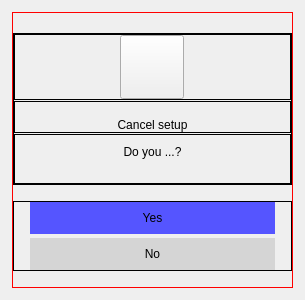
<?xml version="1.0" encoding="UTF-8"?>
<ui version="4.0">
 <class>ConfirmDlgMac</class>
 <widget class="QDialog" name="ConfirmDlgMac">
  <property name="geometry">
   <rect>
    <x>0</x>
    <y>0</y>
    <width>305</width>
    <height>300</height>
   </rect>
  </property>
  <property name="minimumSize">
   <size>
    <width>305</width>
    <height>300</height>
   </size>
  </property>
  <property name="maximumSize">
   <size>
    <width>500</width>
    <height>16777215</height>
   </size>
  </property>
  <property name="focusPolicy">
   <enum>Qt::FocusPolicy::NoFocus</enum>
  </property>
  <property name="windowTitle">
   <string/>
  </property>
  <layout class="QVBoxLayout" name="verticalLayout_2">
   <property name="leftMargin">
    <number>12</number>
   </property>
   <property name="topMargin">
    <number>12</number>
   </property>
   <property name="rightMargin">
    <number>12</number>
   </property>
   <property name="bottomMargin">
    <number>12</number>
   </property>
   <item>
    <widget class="QFrame" name="frame">
     <property name="minimumSize">
      <size>
       <width>281</width>
       <height>0</height>
      </size>
     </property>
     <property name="styleSheet">
      <string notr="true">#frame {color: #FF0000;}</string>
     </property>
     <property name="frameShape">
      <enum>QFrame::Shape::Box</enum>
     </property>
     <property name="frameShadow">
      <enum>QFrame::Shadow::Plain</enum>
     </property>
     <layout class="QVBoxLayout" name="verticalLayout">
      <property name="spacing">
       <number>16</number>
      </property>
      <property name="leftMargin">
       <number>0</number>
      </property>
      <property name="topMargin">
       <number>20</number>
      </property>
      <property name="rightMargin">
       <number>0</number>
      </property>
      <property name="bottomMargin">
       <number>16</number>
      </property>
      <item>
       <widget class="QFrame" name="frameContent">
        <property name="frameShape">
         <enum>QFrame::Shape::Box</enum>
        </property>
        <property name="frameShadow">
         <enum>QFrame::Shadow::Plain</enum>
        </property>
        <property name="class" stdset="0">
         <string notr="true">helper_frame</string>
        </property>
        <layout class="QVBoxLayout" name="verticalLayout_3">
         <property name="spacing">
          <number>1</number>
         </property>
         <property name="leftMargin">
          <number>0</number>
         </property>
         <property name="topMargin">
          <number>0</number>
         </property>
         <property name="rightMargin">
          <number>0</number>
         </property>
         <property name="bottomMargin">
          <number>0</number>
         </property>
         <item>
          <widget class="QFrame" name="frameIcon">
           <property name="sizePolicy">
            <sizepolicy hsizetype="Preferred" vsizetype="Fixed">
             <horstretch>0</horstretch>
             <verstretch>0</verstretch>
            </sizepolicy>
           </property>
           <property name="minimumSize">
            <size>
             <width>0</width>
             <height>64</height>
            </size>
           </property>
           <property name="frameShape">
            <enum>QFrame::Shape::Box</enum>
           </property>
           <property name="frameShadow">
            <enum>QFrame::Shadow::Plain</enum>
           </property>
           <property name="class" stdset="0">
            <string notr="true">helper_frame</string>
           </property>
           <layout class="QGridLayout" name="gridLayout">
            <property name="leftMargin">
             <number>0</number>
            </property>
            <property name="topMargin">
             <number>0</number>
            </property>
            <property name="rightMargin">
             <number>0</number>
            </property>
            <property name="bottomMargin">
             <number>0</number>
            </property>
            <item row="0" column="0">
             <widget class="QToolButton" name="btnIcon">
              <property name="minimumSize">
               <size>
                <width>64</width>
                <height>64</height>
               </size>
              </property>
              <property name="maximumSize">
               <size>
                <width>64</width>
                <height>64</height>
               </size>
              </property>
              <property name="focusPolicy">
               <enum>Qt::FocusPolicy::NoFocus</enum>
              </property>
              <property name="text">
               <string/>
              </property>
              <property name="iconSize">
               <size>
                <width>64</width>
                <height>64</height>
               </size>
              </property>
             </widget>
            </item>
           </layout>
          </widget>
         </item>
         <item>
          <widget class="QFrame" name="frameHeader">
           <property name="sizePolicy">
            <sizepolicy hsizetype="Preferred" vsizetype="Maximum">
             <horstretch>0</horstretch>
             <verstretch>0</verstretch>
            </sizepolicy>
           </property>
           <property name="frameShape">
            <enum>QFrame::Shape::Box</enum>
           </property>
           <property name="frameShadow">
            <enum>QFrame::Shadow::Plain</enum>
           </property>
           <property name="class" stdset="0">
            <string notr="true">helper_frame</string>
           </property>
           <layout class="QHBoxLayout" name="horizontalLayout">
            <property name="leftMargin">
             <number>16</number>
            </property>
            <property name="topMargin">
             <number>16</number>
            </property>
            <property name="rightMargin">
             <number>16</number>
            </property>
            <property name="bottomMargin">
             <number>0</number>
            </property>
            <item>
             <widget class="QLabel" name="lblHeader">
              <property name="sizePolicy">
               <sizepolicy hsizetype="Preferred" vsizetype="Maximum">
                <horstretch>0</horstretch>
                <verstretch>0</verstretch>
               </sizepolicy>
              </property>
              <property name="text">
               <string>Cancel setup</string>
              </property>
              <property name="alignment">
               <set>Qt::AlignmentFlag::AlignCenter</set>
              </property>
              <property name="wordWrap">
               <bool>true</bool>
              </property>
             </widget>
            </item>
           </layout>
          </widget>
         </item>
         <item>
          <widget class="QFrame" name="frameText">
           <property name="frameShape">
            <enum>QFrame::Shape::Box</enum>
           </property>
           <property name="frameShadow">
            <enum>QFrame::Shadow::Plain</enum>
           </property>
           <property name="class" stdset="0">
            <string notr="true">helper_frame</string>
           </property>
           <layout class="QGridLayout" name="gridLayout_2">
            <property name="leftMargin">
             <number>16</number>
            </property>
            <property name="topMargin">
             <number>10</number>
            </property>
            <property name="rightMargin">
             <number>16</number>
            </property>
            <property name="bottomMargin">
             <number>2</number>
            </property>
            <item row="0" column="0">
             <widget class="QLabel" name="lblText">
              <property name="text">
               <string>&lt;html&gt;&lt;head/&gt;&lt;body&gt;&lt;p&gt;Do you ...?&lt;/p&gt;&lt;/body&gt;&lt;/html&gt;</string>
              </property>
              <property name="alignment">
               <set>Qt::AlignmentFlag::AlignHCenter|Qt::AlignmentFlag::AlignTop</set>
              </property>
              <property name="wordWrap">
               <bool>true</bool>
              </property>
             </widget>
            </item>
           </layout>
          </widget>
         </item>
        </layout>
       </widget>
      </item>
      <item>
       <widget class="QFrame" name="frameButtons">
        <property name="sizePolicy">
         <sizepolicy hsizetype="Preferred" vsizetype="Maximum">
          <horstretch>0</horstretch>
          <verstretch>0</verstretch>
         </sizepolicy>
        </property>
        <property name="frameShape">
         <enum>QFrame::Shape::Box</enum>
        </property>
        <property name="frameShadow">
         <enum>QFrame::Shadow::Plain</enum>
        </property>
        <layout class="QVBoxLayout" name="verticalLayout_4">
         <property name="spacing">
          <number>4</number>
         </property>
         <property name="leftMargin">
          <number>16</number>
         </property>
         <property name="topMargin">
          <number>0</number>
         </property>
         <property name="rightMargin">
          <number>16</number>
         </property>
         <property name="bottomMargin">
          <number>0</number>
         </property>
         <item>
          <widget class="CustomPushButtonMac" name="btnAccept">
           <property name="minimumSize">
            <size>
             <width>0</width>
             <height>32</height>
            </size>
           </property>
           <property name="maximumSize">
            <size>
             <width>16777215</width>
             <height>32</height>
            </size>
           </property>
           <property name="styleSheet">
            <string notr="true">#btnAccept {
background-color: rgb(85, 85, 255);
margin: 0px; padding: 0px; border: none;
}</string>
           </property>
           <property name="text">
            <string>Yes</string>
           </property>
          </widget>
         </item>
         <item>
          <widget class="CustomPushButtonMac" name="btnReject">
           <property name="minimumSize">
            <size>
             <width>0</width>
             <height>32</height>
            </size>
           </property>
           <property name="maximumSize">
            <size>
             <width>16777215</width>
             <height>32</height>
            </size>
           </property>
           <property name="styleSheet">
            <string notr="true">#btnReject {
background: rgb(213, 213, 213);
margin: 0px; padding: 0px; border: none;
}</string>
           </property>
           <property name="text">
            <string>No</string>
           </property>
          </widget>
         </item>
        </layout>
       </widget>
      </item>
     </layout>
    </widget>
   </item>
  </layout>
 </widget>
 <customwidgets>
  <customwidget>
   <class>CustomPushButtonMac</class>
   <extends>QPushButton</extends>
   <header>platform/macos/custompushbuttonmac.h</header>
  </customwidget>
 </customwidgets>
 <resources/>
 <connections/>
</ui>
